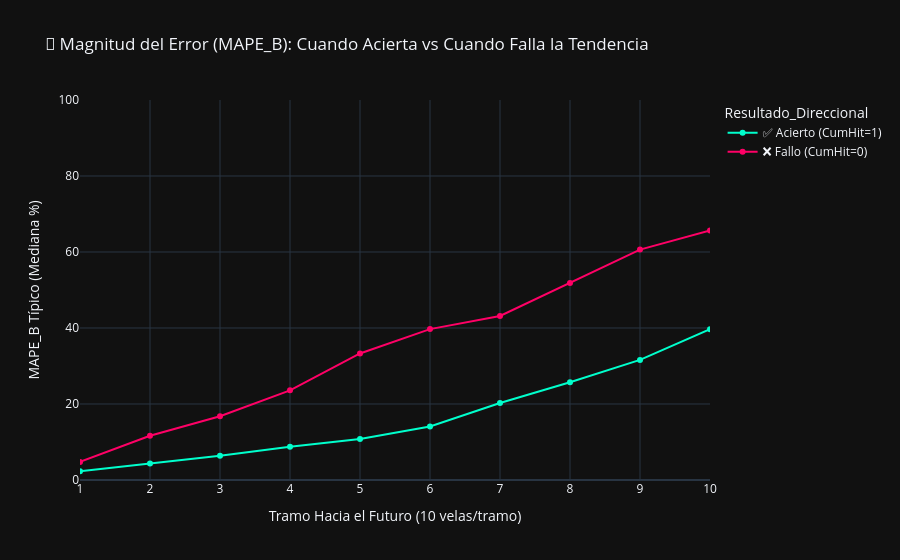

The notebook cell this image was saved under:
### Markdown cell above
### 🔬 Módulo 4.5: Propagación del Error (Aciertos vs Fallos Direccionales)\n
Respondemos a la pregunta: *Cuando Kinetopus adivina la macrotendencia (CumHit = 1), ¿qué tan lejos está el precio exacto? ¿Y qué pasa cuando falla (CumHit = 0)?*\n
Esto separa la magnitud del error en dos grupos distintos.

### Code cell
if not df_clean.empty and 'CumHit_B1' in df_clean.columns:
    error_prefix = 'MAPE_B' if 'MAPE_B1' in df_clean.columns else 'RMSE_B'
    
    records = []
    
    # Extraemos el error condicionado al Hit Acumulado
    for idx, row in df_clean.iterrows():
        for i in range(1, 16):
            hit_col = f'CumHit_B{i}'
            error_col = f'{error_prefix}{i}'
            
            if hit_col in row and error_col in row:
                hit_val = row[hit_col]
                error_val = row[error_col]
                
                if pd.notna(hit_val) and pd.notna(error_val):
                    records.append({
                        'Tramo_Futuro': i,
                        'Resultado_Direccional': '✅ Acierto (CumHit=1)' if hit_val == 1.0 else '❌ Fallo (CumHit=0)',
                        'Error': error_val
                    })
                    
    if records:
        df_errors = pd.DataFrame(records)
        
        # Mediana del Error separada por Resultado Direccional
        median_errors = df_errors.groupby(['Tramo_Futuro', 'Resultado_Direccional'])['Error'].median().reset_index()
        
        fig = px.line(median_errors, x='Tramo_Futuro', y='Error', color='Resultado_Direccional', markers=True,
                      color_discrete_map={'✅ Acierto (CumHit=1)': '#00ffcc', '❌ Fallo (CumHit=0)': '#ff0066'},
                      title=f"🔬 Magnitud del Error ({error_prefix}): Cuando Acierta vs Cuando Falla la Tendencia",
                      labels={'Tramo_Futuro': 'Tramo Hacia el Futuro (10 velas/tramo)', 'Error': f'{error_prefix} Típico (Mediana %)'})
                      
        fig.update_xaxes(dtick=1, range=[1, 10]) # Nos enfocamos en los primeros 10 tramos
        fig.update_layout(template='plotly_dark', yaxis_range=[0, 100])
        fig.show()
elif not df_clean.empty:
    print("⚠️ Falta la columna CumHit_B1. Vuelve a ejecutar el simulador.")

### Figure 1 — Plotly figure (JSON) as saved in the notebook; plotly's stock layout.template omitted (floating-point values rounded to 4 significant figures)
{"data": [{"hovertemplate": "Resultado_Direccional=✅ Acierto (CumHit=1)<br>Tramo Hacia el Futuro (10 velas/tramo)=%{x}<br>MAPE_B Típico (Mediana %)=%{y}<extra></extra>", "legendgroup": "✅ Acierto (CumHit=1)", "line": {"color": "#00ffcc", "dash": "solid"}, "marker": {"symbol": "circle"}, "mode": "lines+markers", "name": "✅ Acierto (CumHit=1)", "orientation": "v", "showlegend": true, "type": "scatter", "x": [1, 2, 3, 4, 5, 6, 7, 8, 9, 10, 11, 12, 13, 14, 15], "xaxis": "x", "y": [2.27, 4.36, 6.39, 8.72, 10.77, 14.07, 20.25, 25.74, 31.61, 39.67, 45.76, 50.04, 56.33, 64.27, 67.97], "yaxis": "y"}, {"hovertemplate": "Resultado_Direccional=❌ Fallo (CumHit=0)<br>Tramo Hacia el Futuro (10 velas/tramo)=%{x}<br>MAPE_B Típico (Mediana %)=%{y}<extra></extra>", "legendgroup": "❌ Fallo (CumHit=0)", "line": {"color": "#ff0066", "dash": "solid"}, "marker": {"symbol": "circle"}, "mode": "lines+markers", "name": "❌ Fallo (CumHit=0)", "orientation": "v", "showlegend": true, "type": "scatter", "x": [1, 2, 3, 4, 5, 6, 7, 8, 9, 10, 11, 12, 13, 14, 15], "xaxis": "x", "y": [4.76, 11.63, 16.79, 23.59, 33.3, 39.71, 43.17, 51.83, 60.64, 65.64, 77.8, 86.23, 91.63, 95.27, 99.57], "yaxis": "y"}], "layout": {"legend": {"title": {"text": "Resultado_Direccional"}, "tracegroupgap": 0}, "title": {"text": "🔬 Magnitud del Error (MAPE_B): Cuando Acierta vs Cuando Falla la Tendencia"}, "xaxis": {"anchor": "y", "domain": [0, 1], "dtick": 1, "range": [1, 10], "title": {"text": "Tramo Hacia el Futuro (10 velas/tramo)"}}, "yaxis": {"anchor": "x", "domain": [0, 1], "range": [0, 100], "title": {"text": "MAPE_B Típico (Mediana %)"}}}}
